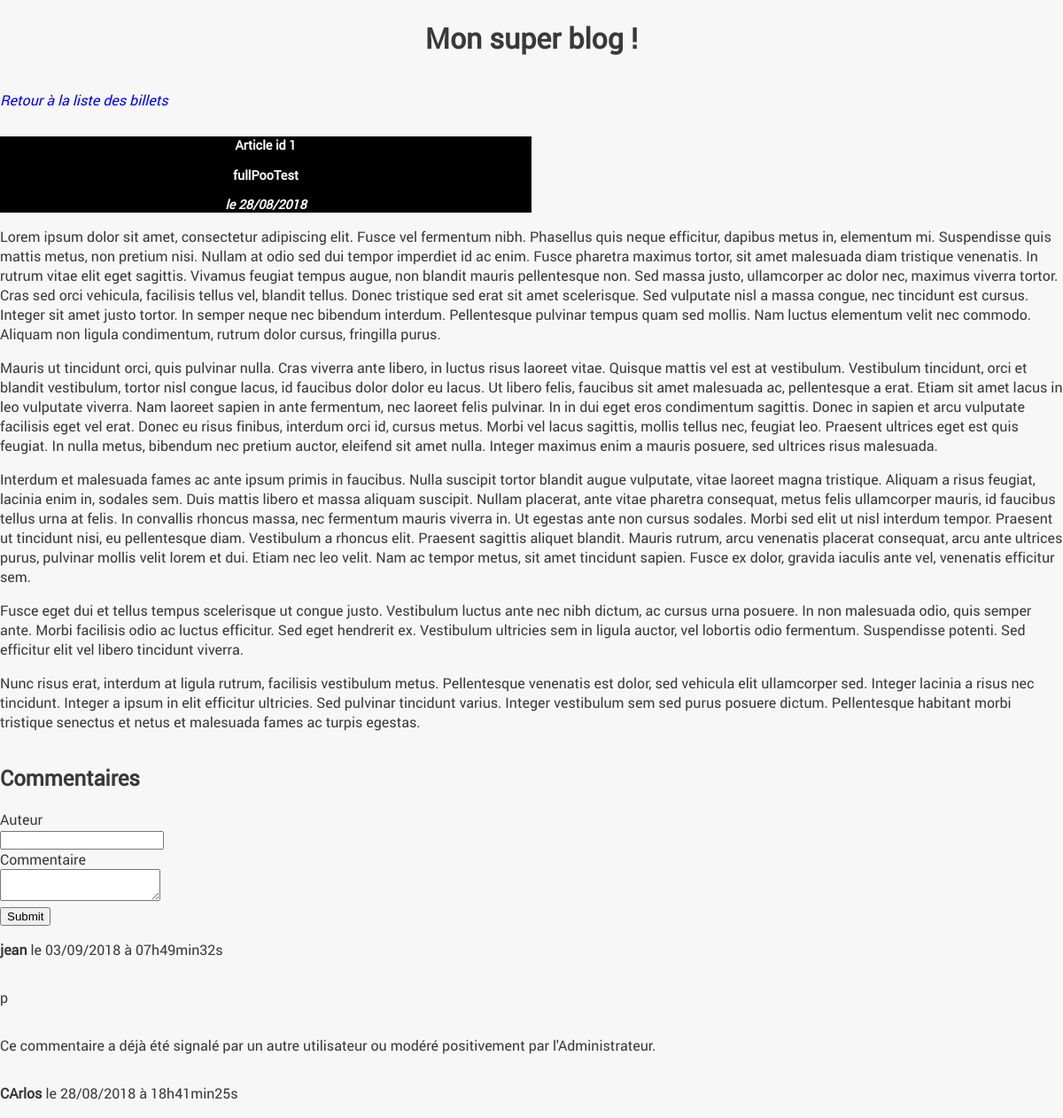
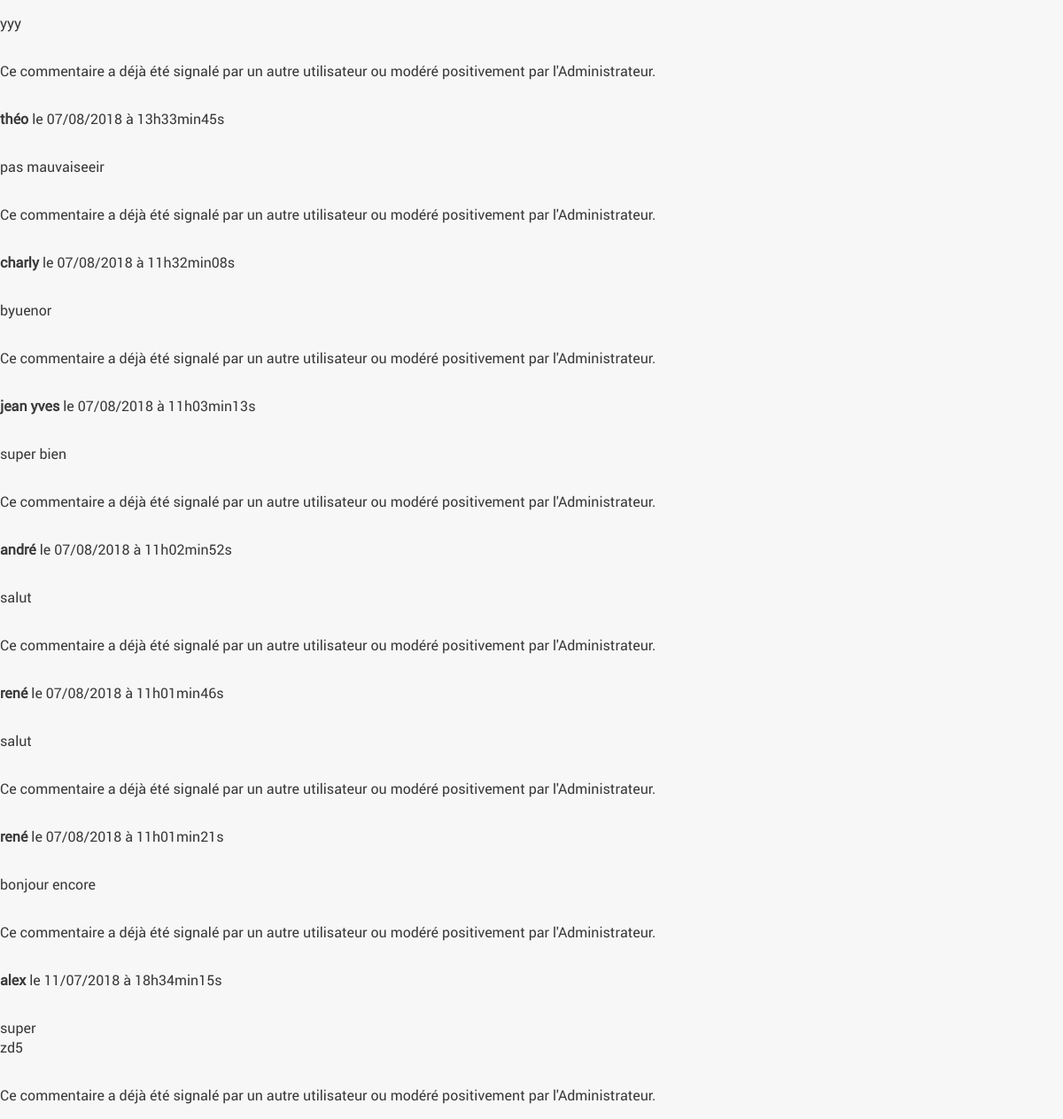
Page /index.php?action=post&id=1 on the committed database (2 pictures, top to bottom).
### tables this page shows
CREATE TABLE `posts` (
  `id` int(11) NOT NULL,
  `title` varchar(255) NOT NULL,
  `content` text NOT NULL,
  `creation_date` datetime NOT NULL DEFAULT CURRENT_TIMESTAMP,
  `reportedComments` int(255) NOT NULL,
  `commentsWaitingForModeration` int(255) NOT NULL
);

CREATE TABLE `comments` (
  `id` int(11) NOT NULL,
  `post_id` int(11) NOT NULL,
  `author` varchar(255) NOT NULL,
  `comment` text NOT NULL,
  `comment_date` datetime NOT NULL,
  `report` tinyint(1) NOT NULL DEFAULT '0',
  `status` varchar(255) DEFAULT 'pending'
);

### controller/frontend/frontend.php (called while the page is built, shortened)
<?php
require_once 'model/PostManager.php';
require_once 'model/CommentManager.php';
class ctrlFrontend {
    private $commentManager, $postManager;
    public function __construct() {
        $this->postManager = new PostManager();
        $this->commentManager = new CommentManager();
    }
    public function post() {
    $post = $this->postManager->getPost($_GET['id']);
    $comments = $this->commentManager->getComments($_GET['id']);
    require('view/frontend/postView.php');
    }
}

### index.php (called while the page is built, shortened)
<?php
require 'controller/Router.php';
$router = new Router();
$router -> routRequest();

### model/PostManager.php (called while the page is built, shortened)
<?php
require_once("model/Manager.php");
require_once("model/entities/Post.php");
class PostManager extends Manager
{
    public function getPost($postId)
    {
        $sql = 'SELECT id, title, content, DATE_FORMAT(creation_date, \'%d/%m/%Y\') AS creation_date FROM posts WHERE id = ?';
        $results = $this->executeRequest($sql, array($postId));
        if ($results->rowCount() == 1) {
            return new Post($results->fetch());
        }
        else {
            throw new Exception("Aucun Post ne correspond à cette recherche");
        }
    }
}

### model/Manager.php (called while the page is built, shortened)
<?php
class Manager
{
    private $bdd;
    protected function executeRequest($sql, $params = null) {
        if ($params == null) {
            $result = $this->getBdd()->query($sql);
        }
        else {
            $result = $this->getBdd()->prepare($sql);
            $result->execute($params);
        }
    return $result;
    }
    private function getBdd() {
        if ($this->bdd == null) {
            $this->bdd = new PDO('mysql:host=localhost;dbname=blog;charset=utf8',
            'root', 'root', array(PDO::ATTR_ERRMODE => PDO::ERRMODE_EXCEPTION));
        }
    return $this->bdd;
    }
}

### model/entities/Post.php (called while the page is built, shortened)
<?php
class Post {
    private $id, $title, $content, $creation_date;
    public function hydrate (array $data) {
        foreach ($data as $key => $value) {
            $method = 'set'.ucfirst($key);
        }
    }
    public function setId($id) {
        $this->id = $id;
    }
    public function setTitle($title) {
        $this->title = $title;
    }
    public function setContent($content) {
        $this->content = $content;
    }
    public function setCreation_date($creation_date) {
        $this->creation_date = $creation_date;
    }
    public function getId() {
        return $this->id;
    }
    public function getTitle() {
        return $this->title;
    }
    public function getContent() {
        return $this->content;
    }
    public function getCreation_date() {
        return $this->creation_date;
    }
}

### model/CommentManager.php (called while the page is built, shortened)
<?php
require_once("model/Manager.php");
require_once("model/entities/Comment.php");
class CommentManager extends Manager
{
    public function getComments($postId)
    {
        $sql = 'SELECT id, author, comment, report, status, post_id AS postId, DATE_FORMAT(comment_date, \'%d/%m/%Y à %Hh%imin%ss\') AS commentDate FROM comments WHERE post_id = ? ORDER BY comment_date DESC';
        $results = $this->executeRequest($sql, array($postId));
        $comments = array();
        foreach ($results as $result) {
            $comment = new Comment($result);
            array_push($comments, $comment);
        }
        return $comments;
    }
}

### model/entities/Comment.php (called while the page is built, shortened)
<?php
class Comment {
    private $id, $author, $comment, $commentDate;
    private $status;
    private $report;
    public function hydrate (array $data) {
        foreach ($data as $key => $value) {
            $method = 'set'.ucfirst($key);
        }
    }
    public function setAuthor($author) {
        $this->author = $author;
    }
    public function setComment($comment) {
        $this->comment = $comment;
    }
    public function setCommentDate($commentDate) {
        $this->commentDate = $commentDate;
    }
    public function setStatus($status) {
        $statuses = array("pending", "disapproved", "approved");
        if (in_array($status, $statuses)) {
            $this->status = $status;
        }
    }
    public function setReport($report) {
            $this->report = $report;
        }
    public function getAuthor() {
        return $this->author;
    }
    public function getComment() {
        return $this->comment;
    }
    public function getCommentDate() {
        return $this->commentDate;
    }
    public function getStatus() {
        return $this->status;
    }
    public function getReport() {
        return $this->report;
    }
}

### view/frontend/postView.php (the view, shortened to what this page needs)
<h1>Mon super blog !</h1>
<p><a href="index.php">Retour à la liste des billets</a></p>
<div class="news">
    <h3>
        <?= htmlspecialchars($post->getTitle()); ?>
        <p>fullPooTest</p>
        <em>le <?= $post->getCreation_date(); ?></em>
    </h3>
    <p>
        <?= $post->getContent(); ?>
    </p>
</div>
<h2>Commentaires</h2>
<form action="index.php?action=addComment&amp;id=<?= $post->getId(); ?>" method="post">
    <div>
        <label for="author">Auteur</label><br />
        <input type="text" id="author" name="author" />
    </div>
    <div>
        <label for="comment">Commentaire</label><br />
        <textarea id="comment" name="comment"></textarea>
    </div>
    <div>
        <input type="submit" />
    </div>
</form>
<?php foreach ($comments as $comment):
if ($comment->getStatus() !== "disapproved") {
    ?>
    <p><strong><?= htmlspecialchars($comment->getAuthor()); ?></strong> le <?= $comment->getCommentDate(); ?></p>
    <p><?= nl2br(htmlspecialchars($comment->getComment())); ?></p>
    <?php
    if (!$comment->getReport() && $comment->getStatus() == "pending") {
        ?>
        <p><a href="index.php?action=reportComment&amp;id=<?= $comment->getId(); ?>">Signaler le commentaire</a></p>
        <?php
    }
    else {
        ?>
        <p>Ce commentaire a déjà été signalé par un autre utilisateur ou modéré positivement par l'Administrateur.</p>
        <?php
    }
}
endforeach; ?>
<?php $content = ob_get_clean(); ?>
<?php require('template.php'); ?>

### controller/Router.php (shortened to what this page needs)
<?php
require_once 'controller/frontend/frontend.php';
class Router {
    public function __construct() {
        $this->ctrlFrontend = new ctrlFrontend();
    }
    public function routRequest() {
        try {
            if (isset($_GET['action'])) {
                if ($_GET['action'] == 'listPosts') {
                    $this->ctrlFrontend->listPosts();
                }
                elseif ($_GET['action'] == 'post') {
                    if (isset($_GET['id']) && $_GET['id'] > 0) {
                        $this->ctrlFrontend->post();
                    }
                    else {
                        throw new Exception('Aucun identifiant de billet envoyé');
                    }
                }
                elseif ($_GET['action'] == 'displayComment') {
                    if (isset($_GET['id']) && $_GET['id'] > 0) {
                        $this->ctrlFrontend->displayComment($_GET['id']);
                    }
                }
            }
        }
        catch(Exception $e) {
            echo 'Erreur : ' . $e->getMessage();
        }
    }
}
?>

### view/frontend/template.php (shortened to what this page needs)
<!DOCTYPE html>
<html>
    <head>
        <link href="public/css/style.css" rel="stylesheet" />
    </head>
    <body>
        <?= $content ?>
    </body>
</html>

### public/css/style.css (style rules this page uses)
body { color: #393939; background-color: #f7f7f7; font-family: 'robotoregular'; display: flex; flex-direction: column; flex-wrap: wrap; margin: auto; max-width: 1600px; }
h1, h3 { text-align:center; }
h3 { background-color:black; color:white; font-size:0.9em; margin-bottom:0px; }
a { text-decoration: none; color: blue; font-style: italic; }
html body div h3 { width: 50%; }

### rows in the picture
posts: title "Article id 1", content "Lorem ipsum dolor sit amet, consectetur adipiscing elit. Fusce vel fermentum nibh. Phasellus quis neque efficitur, dapibus metus in, elementum mi. Suspendisse quis mattis metus, non pretium nisi. Nullam at odio sed dui tempor imperdiet id ac enim. Fusce pharetra maximus tortor, sit amet malesuada diam tristique venenatis. In rutrum vitae elit eget sagittis. Vivamus feugiat tempus augue, non blandit mauris pellentesque non. Sed massa justo, ullamcorper ac dolor nec, maximus viverra tortor. Cras sed orci vehicula, facilisis tellus vel, blandit tellus. Donec tristique sed erat sit amet scelerisque. Sed vulputate nisl a massa congue, nec tincidunt est cursus. Integer sit amet justo tortor. In…"
comments: author "jean", CommentDate "03/09/2018 à 07h49min32s", comment "p", shows "Ce commentaire a déjà été signalé par un autre utilisateur ou modéré positivement par l'Administrateur."
comments: author "CArlos", CommentDate "28/08/2018 à 18h41min25s", comment "yyy", shows "Ce commentaire a déjà été signalé par un autre utilisateur ou modéré positivement par l'Administrateur."
comments: author "théo", CommentDate "07/08/2018 à 13h33min45s", comment "pas mauvaiseeir", shows "Ce commentaire a déjà été signalé par un autre utilisateur ou modéré positivement par l'Administrateur."
comments: author "charly", CommentDate "07/08/2018 à 11h32min08s", comment "byuenor", shows "Ce commentaire a déjà été signalé par un autre utilisateur ou modéré positivement par l'Administrateur."
comments: author "jean yves", CommentDate "07/08/2018 à 11h03min13s", comment "super bien", shows "Ce commentaire a déjà été signalé par un autre utilisateur ou modéré positivement par l'Administrateur."
comments: author "andré", CommentDate "07/08/2018 à 11h02min52s", comment "salut", shows "Ce commentaire a déjà été signalé par un autre utilisateur ou modéré positivement par l'Administrateur."
comments: author "rené", CommentDate "07/08/2018 à 11h01min46s", comment "salut", shows "Ce commentaire a déjà été signalé par un autre utilisateur ou modéré positivement par l'Administrateur."
comments: author "rené", CommentDate "07/08/2018 à 11h01min21s", comment "bonjour encore", shows "Ce commentaire a déjà été signalé par un autre utilisateur ou modéré positivement par l'Administrateur."
comments: author "alex", CommentDate "11/07/2018 à 18h34min15s", comment "super zd5", shows "Ce commentaire a déjà été signalé par un autre utilisateur ou modéré positivement par l'Administrateur."

### other values in the picture
$post->getCreation_date() "28/08/2018"
